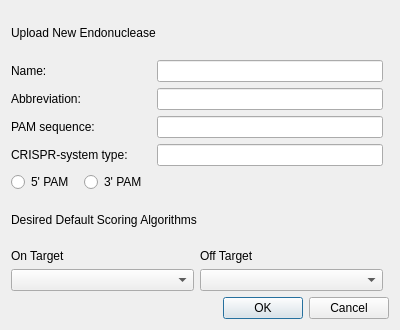
<?xml version="1.0" encoding="UTF-8"?>
<ui version="4.0">
 <class>Dialog</class>
 <widget class="QDialog" name="Dialog">
  <property name="geometry">
   <rect>
    <x>0</x>
    <y>0</y>
    <width>400</width>
    <height>330</height>
   </rect>
  </property>
  <property name="minimumSize">
   <size>
    <width>400</width>
    <height>330</height>
   </size>
  </property>
  <property name="maximumSize">
   <size>
    <width>519</width>
    <height>394</height>
   </size>
  </property>
  <property name="windowTitle">
   <string>Dialog</string>
  </property>
  <layout class="QGridLayout" name="gridLayout">
   <item row="0" column="0" colspan="3">
    <widget class="QLabel" name="label">
     <property name="text">
      <string>Upload New Endonuclease</string>
     </property>
    </widget>
   </item>
   <item row="1" column="0">
    <widget class="QLabel" name="label_2">
     <property name="text">
      <string>Name:</string>
     </property>
    </widget>
   </item>
   <item row="2" column="0" colspan="2">
    <widget class="QLabel" name="label_3">
     <property name="text">
      <string>Abbreviation:</string>
     </property>
    </widget>
   </item>
   <item row="3" column="0" colspan="2">
    <widget class="QLabel" name="label_4">
     <property name="text">
      <string>PAM sequence:</string>
     </property>
    </widget>
   </item>
   <item row="4" column="0" colspan="2">
    <widget class="QLabel" name="label_8">
     <property name="minimumSize">
      <size>
       <width>140</width>
       <height>0</height>
      </size>
     </property>
     <property name="text">
      <string>CRISPR-system type:</string>
     </property>
    </widget>
   </item>
   <item row="5" column="0">
    <widget class="QRadioButton" name="radioButton">
     <property name="text">
      <string>5' PAM</string>
     </property>
    </widget>
   </item>
   <item row="5" column="1" colspan="2">
    <widget class="QRadioButton" name="radioButton_2">
     <property name="text">
      <string>3' PAM</string>
     </property>
    </widget>
   </item>
   <item row="6" column="0" colspan="3">
    <widget class="QLabel" name="label_5">
     <property name="text">
      <string>Desired Default Scoring Algorithms</string>
     </property>
    </widget>
   </item>
   <item row="9" column="0" colspan="4">
    <widget class="QDialogButtonBox" name="buttonBox">
     <property name="orientation">
      <enum>Qt::Horizontal</enum>
     </property>
     <property name="standardButtons">
      <set>QDialogButtonBox::Cancel|QDialogButtonBox::Ok</set>
     </property>
    </widget>
   </item>
   <item row="4" column="2">
    <widget class="QLineEdit" name="lineEdit_4"/>
   </item>
   <item row="3" column="2">
    <widget class="QLineEdit" name="lineEdit_3"/>
   </item>
   <item row="2" column="2">
    <widget class="QLineEdit" name="lineEdit_2"/>
   </item>
   <item row="7" column="0" colspan="3">
    <layout class="QGridLayout" name="gridLayout_2">
     <item row="0" column="0">
      <widget class="QLabel" name="label_6">
       <property name="text">
        <string>On Target</string>
       </property>
      </widget>
     </item>
     <item row="1" column="0">
      <widget class="QComboBox" name="comboBox"/>
     </item>
     <item row="1" column="1">
      <widget class="QComboBox" name="comboBox_2"/>
     </item>
     <item row="0" column="1">
      <widget class="QLabel" name="label_7">
       <property name="text">
        <string>Off Target</string>
       </property>
      </widget>
     </item>
    </layout>
   </item>
   <item row="1" column="2">
    <widget class="QLineEdit" name="lineEdit"/>
   </item>
  </layout>
 </widget>
 <resources/>
 <connections>
  <connection>
   <sender>buttonBox</sender>
   <signal>accepted()</signal>
   <receiver>Dialog</receiver>
   <slot>accept()</slot>
   <hints>
    <hint type="sourcelabel">
     <x>248</x>
     <y>254</y>
    </hint>
    <hint type="destinationlabel">
     <x>157</x>
     <y>274</y>
    </hint>
   </hints>
  </connection>
  <connection>
   <sender>buttonBox</sender>
   <signal>rejected()</signal>
   <receiver>Dialog</receiver>
   <slot>reject()</slot>
   <hints>
    <hint type="sourcelabel">
     <x>316</x>
     <y>260</y>
    </hint>
    <hint type="destinationlabel">
     <x>286</x>
     <y>274</y>
    </hint>
   </hints>
  </connection>
 </connections>
</ui>
